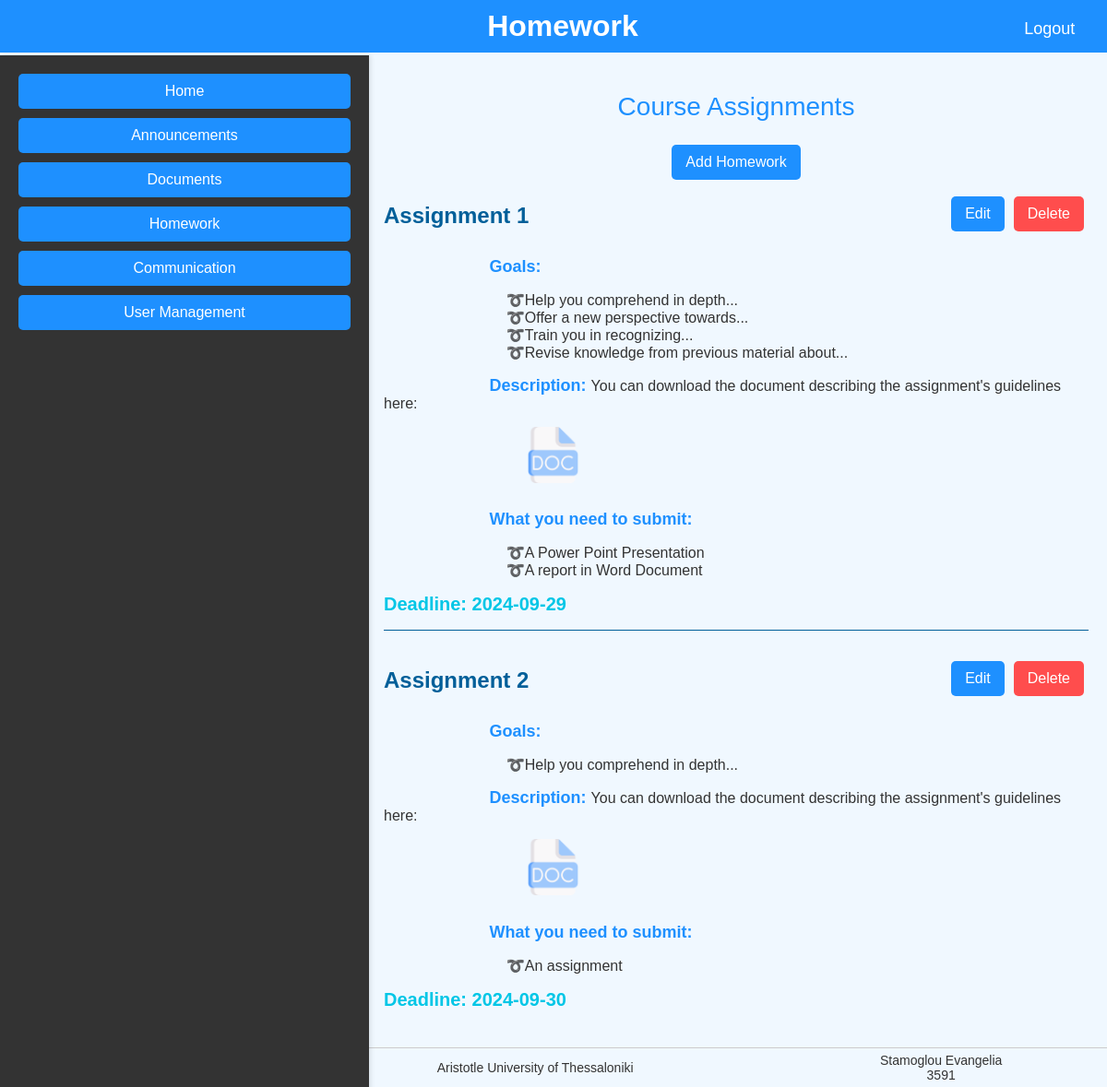
Page /homework.php (signed in) on the committed database.
### tables this page shows
CREATE TABLE `homework` (
  `id` int(10) NOT NULL,
  `goals` text NOT NULL,
  `descriptionFileName` varchar(30) NOT NULL,
  `toTurnIn` text NOT NULL,
  `dueDate` date NOT NULL
);

### homework.php (the view, shortened to what this page needs)
<?php
include 'db_connect.php';
include 'header.php';
include 'navbar.php';
?>
<main>
    <p class="text">Course Assignments</p>
    <?php if ($_SESSION['role'] == 'Tutor'): ?>
        <center>
            <button class="edit-button" onclick="window.location.href='add_homework.php'">Add Homework</button>
        </center>
    <?php endif; ?>
    <?php
    $sql = "SELECT * FROM homework";
    $result = $conn->query($sql);
    if ($result->num_rows > 0) {
        $assignments = $result->fetch_all(MYSQLI_ASSOC);
        $totalAssignments = count($assignments);
        $currentIndex = 0;
        foreach ($assignments as $row) {
            $currentIndex++;
            echo "<div class='homework'>";
            echo "<div class='dynamic-header'>";
            echo "<h2>Assignment " . htmlspecialchars($row['id']) . "</h2>";
            if ($_SESSION['role'] == 'Tutor') {
                echo "<div class='button-group'>";
                echo "<button class='edit-button' onclick=\"window.location.href='edit_homework.php?id=" . $row['id'] . "'\">Edit</button>";
                echo "<button class='delete-button' onclick=\"window.location.href='delete_homework.php?id=" . $row['id'] . "'\">Delete</button>";
                echo "</div>";
            }
                echo "</div>";
            echo "<p>";
            echo "<span class='boldtext'>Goals: </span>";
            echo "<ul class='indent'>";
            $goals = htmlspecialchars($row['goals']);
            $items = explode(',', $goals);
            foreach ($items as $item) {
                echo "<li>" . trim($item) . "</li>";
            }
            echo "</ul>";
            echo "<p>";
            echo "<span class='boldtext'>Description: </span>";
            echo "<span>You can download the document describing the assignment's guidelines here:</span>";
            echo "</p>";
            $filePath = 'homework/' . htmlspecialchars($row['descriptionFileName']);
            echo "<a class='indent' href='" . $filePath . "' download>";
            echo "<img class='downldImg' src='images/Download.png' alt='Download " . htmlspecialchars($row['descriptionFileName']) . "' title='Download " . htmlspecialchars($row['descriptionFileName']) . "'>";
            echo "</a>";
            echo "<p class='boldtext'>What you need to submit:</p>";
            echo "<ul class='indent'>";
            $toTurnIn = htmlspecialchars($row['toTurnIn']);
            $items = explode(',', $toTurnIn);
            foreach ($items as $item) {
                echo "<li>" . trim($item) . "</li>";
            }
            echo "</ul>";
            echo "<h3>Deadline: " . htmlspecialchars($row['dueDate']) . "</h3>";
            if ($currentIndex < $totalAssignments) {
                echo "<p class='indentBorder'></p>";
            }
            echo "</div>";
        }
    } else {
        echo "<p>No homework assignments found.</p>";
    }
    ?>
</main>
<?php include 'footer.php'; ?>

### styles.css (style rules this page uses)
body { font-family: "Century Gothic", sans-serif; margin: 0; padding: 0; box-sizing: border-box; background-color: #f0f8ff; color: #333; min-height: 100vh; display: flex; flex-direction: column; }
.text { text-align: center; font-size: 28px; color: #1e90ff; margin: 20px 0; }
.boldtext { font-weight: bold; color: #1e90ff; font-size: 18px; text-align: left; padding-left: 15%; margin-top: 10px; margin-bottom: 10px; }
.indentBorder { padding-left: 15%; text-align: left; border-bottom: 1px solid #005f99; }
.indent { padding-left: 20%; text-align: left; }
h2 { font-size: 24px; color: #005f99; margin-top: 20px; margin-bottom: 15px; text-align: left; }
h3 { font-size: 20px; color: #00C6E6; margin-top: 15px; margin-bottom: 10px; text-align: left; }
main { margin-left: 33%; padding: 80px 20px 20px 20px; }
.downldImg { position: relative; padding-bottom: 2%; margin-left: auto; margin-right: auto; max-height: 8%; max-width: 8%; }
ul { list-style-type: "➰"; }
.homework { margin-bottom: 20px; }
.dynamic-header { display: flex; align-items: center; justify-content: space-between; margin-bottom: 10px; }
.edit-button, .delete-button { background-color: #0077b6; color: white; border: none; padding: 8px 12px; cursor: pointer; }
.button-group { display: flex; }
.edit-button, .delete-button { background-color: #1e90ff; color: white; border: none; border-radius: 5px; padding: 10px 15px; font-size: 16px; cursor: pointer; margin: 5px; transition: background-color 0.3s ease; }
.delete-button { background-color: #ff4d4d; }

### rows in the picture
homework: id "1", goals "Help you comprehend in depth...", goals "Offer a new perspective towards...", goals "Train you in recognizing...", goals "Revise knowledge from previous material about...", toTurnIn "A Power Point Presentation", toTurnIn "A report in Word Document", dueDate "2024-09-29"
homework: id "2", goals "Help you comprehend in depth...", toTurnIn "An assignment", dueDate "2024-09-30"

### other values in the picture
$pageTitle "Homework"
